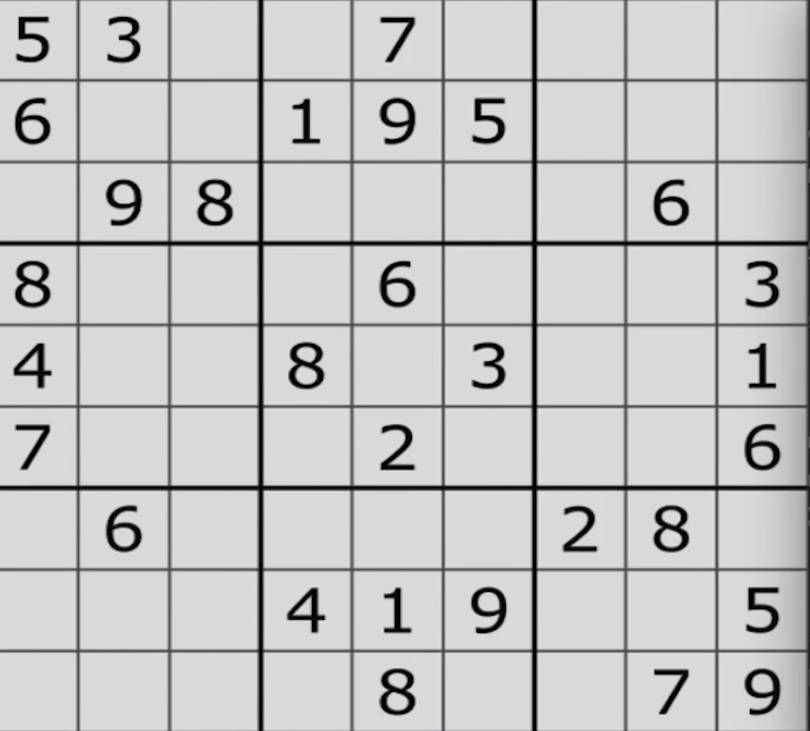
#> input picture tezhengdainjianche/123.jpg, 810 x 731 px
$ python harris.py
#> lines starting #> are read from the running program, lines starting #| are printed output that depends on the picture; after the words box and inside, x2 and y2 are one past the last pixel; in counts of white or black regions, pixels touching at a corner belong together
import cv2
import numpy as np
blockSize = 2
ksize = 3
k = 0.04
img = cv2.imread('123.jpg')
#> img is the input picture: shape (731, 810, 3); mean B, G, R 197.1, 197.1, 197.1
#灰度化
gray = cv2.cvtColor(img, cv2.COLOR_BGR2GRAY)
#Harris角点检测
dst = cv2.cornerHarris(gray, blockSize, ksize, k)
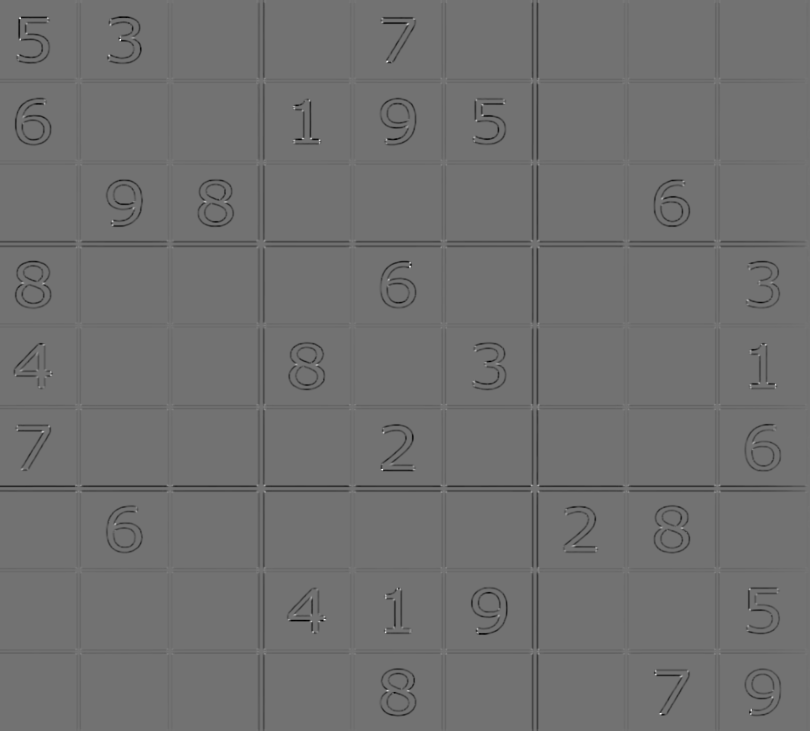
#> dst: shape (731, 810) float32; min -0.00835, max 0.0102, mean -0.000149; drawn with min black and max white
#Harris角点的展示
img[dst>0.01*dst.max()] = [0,0,255]
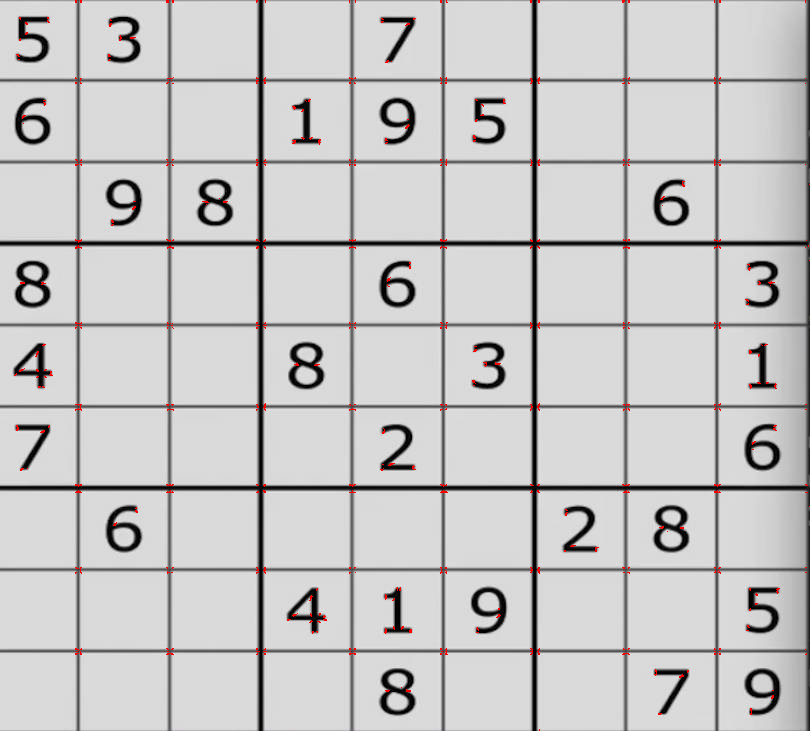
#> img: shape (731, 810, 3); 0.41% of pixels changed, all inside (x1, y1, x2, y2) = (14, 0, 810, 731)
cv2.imshow("harris",img)
cv2.waitKey()
